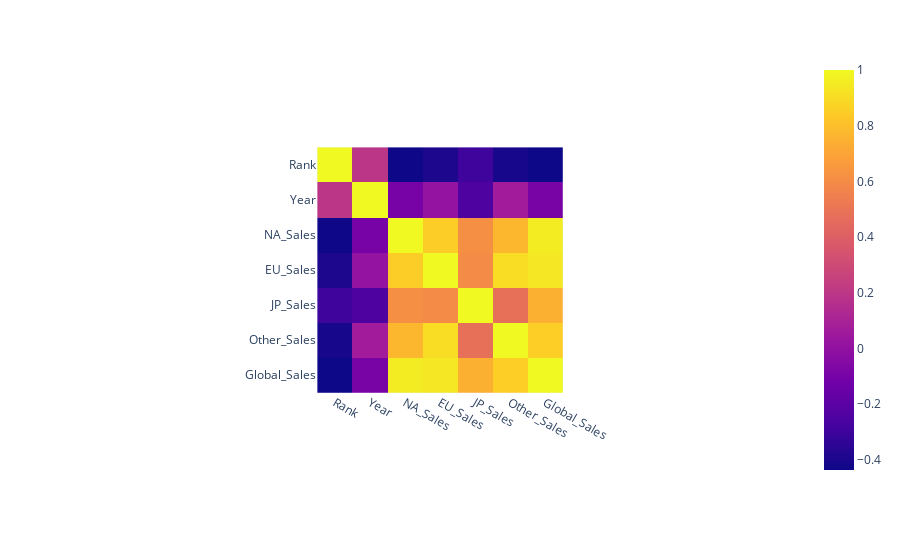

The code cell stored with this chart in its notebook:
### Code cell
px.imshow(corr, x= (corr.columns), y= (corr.columns))

#<xml xmlns="https://developers.google.com/blockly/xml"><variables><variable id="+yh,Zg{hON]zy6D~.rH#">px</variable><variable id="vYNmRXjfooN{J0xidPv?">corr</variable></variables><block type="varDoMethod_Python" id="7PkTI5@+A6#C}J7CTmyF" x="39" y="343"><field name="VAR" id="+yh,Zg{hON]zy6D~.rH#">px</field><field name="MEMBER">imshow</field><data>px:imshow</data><value name="INPUT"><block type="lists_create_with" id="g^2EaX(wo6etoMYs:5}O"><mutation items="3"></mutation><value name="ADD0"><block type="variables_get" id="p$)MsgOLW@=FV4_NaFz7"><field name="VAR" id="vYNmRXjfooN{J0xidPv?">corr</field></block></value><value name="ADD1"><block type="valueOutputCodeBlock_Python" id="-k%@k`DgLPjJdCX~~q-E"><field name="CODE">x=</field><value name="INPUT"><block type="varGetProperty_Python" id="-H3JI@/1,BB%2vpa9z{Q"><field name="VAR" id="vYNmRXjfooN{J0xidPv?">corr</field><field name="MEMBER">columns</field><data>corr:columns</data></block></value></block></value><value name="ADD2"><block type="valueOutputCodeBlock_Python" id="Hi#wAOAODf{-`uYlM*xF"><field name="CODE">y=</field><value name="INPUT"><block type="varGetProperty_Python" id="`wgr#ZkO%o(Z=q/~:F@}"><field name="VAR" id="vYNmRXjfooN{J0xidPv?">corr</field><field name="MEMBER">columns</field><data>corr:columns</data></block></value></block></value></block></value></block></xml>

### Figure 1 — Plotly figure (JSON) as saved in the notebook; plotly's stock layout.template omitted (floating-point values rounded to 4 significant figures)
{"data": [{"coloraxis": "coloraxis", "hovertemplate": "x: %{x}<br>y: %{y}<br>color: %{z}<extra></extra>", "type": "heatmap", "x": ["Rank", "Year", "NA_Sales", "EU_Sales", "JP_Sales", "Other_Sales", "Global_Sales"], "y": ["Rank", "Year", "NA_Sales", "EU_Sales", "JP_Sales", "Other_Sales", "Global_Sales"], "z": [[1, 0.1962, -0.4326, -0.3946, -0.2982, -0.4089, -0.436], [0.1962, 1, -0.09876, 0.01086, -0.248, 0.0645, -0.09187], [-0.4326, -0.09876, 1, 0.852, 0.615, 0.7696, 0.9568], [-0.3946, 0.01086, 0.852, 1, 0.5958, 0.9049, 0.9404], [-0.2982, -0.248, 0.615, 0.5958, 1, 0.4791, 0.7458], [-0.4089, 0.0645, 0.7696, 0.9049, 0.4791, 1, 0.8546], [-0.436, -0.09187, 0.9568, 0.9404, 0.7458, 0.8546, 1]]}], "layout": {"autosize": true, "coloraxis": {"colorscale": [[0, "#0d0887"], [0.1111, "#46039f"], [0.2222, "#7201a8"], [0.3333, "#9c179e"], [0.4444, "#bd3786"], [0.5556, "#d8576b"], [0.6667, "#ed7953"], [0.7778, "#fb9f3a"], [0.8889, "#fdca26"], [1, "#f0f921"]]}, "margin": {"t": 60}, "xaxis": {"autorange": true, "constrain": "domain", "domain": [0.3295, 0.6705], "range": [-0.5, 6.5], "scaleanchor": "y", "type": "category"}, "yaxis": {"autorange": true, "constrain": "domain", "domain": [0, 1], "range": [6.5, -0.5], "type": "category"}}}
